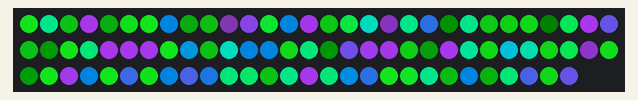
Simulated run of this sketch. Board: Arduino Mega 2560, built with avr-gcc and run on an emulated ATmega2560. Shown: 88 RGB LEDs in strip order, left to right, continuing on the next row. Dim RGB values are drawn brighter than linear; random numbers use the default seed unless the sketch sets one.

Above: at 0.15 s.
At 4.11 s:
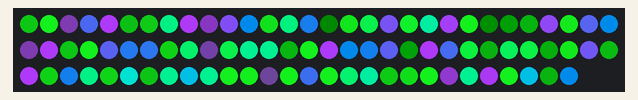
At 8.97 s:
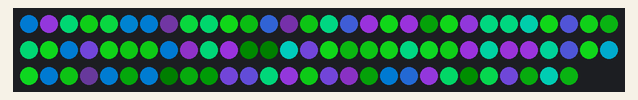
At 17.8 s:
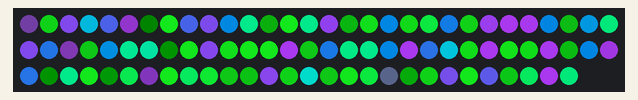
At 28.14 s:
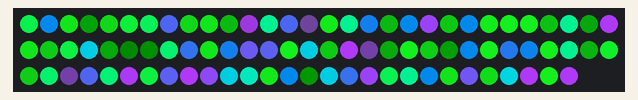
At 38.48 s:
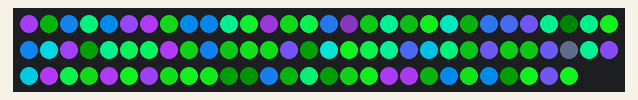

The sketch:

aurora_algorithm6.ino
```cpp
#include <FastLED.h>

#define NUM_LEDS  88
#define LED_PIN   22

CRGB leds[NUM_LEDS];
uint8_t colorIndex[NUM_LEDS];

DEFINE_GRADIENT_PALETTE(aurora_gp) {
   0,     0,   10,    0,  //black
   89,    20,  232,  30, //dark green
   135,   0,   234,  141,//bright green
   175,   1,   126,  213,//blue
   225,   181, 61,   255,//purple
   255,   141, 1,    196 //dark purple
   };

CRGBPalette16 greenblue = aurora_gp;

void setup() {
  FastLED.addLeds<WS2812B, LED_PIN, GRB>(leds, NUM_LEDS);
  FastLED.setBrightness(250);

  //Fill the colorIndex array with random numbers
  for (int i = 0; i < NUM_LEDS; i++) {
    colorIndex[i] = random8();
  }
}

void loop() {

  //Creat a sin wave with period of 2 seconds (30bpm) to change the brightness of the strip
  uint8_t sinBeat = beatsin8(5, 150, 240, 0, 0);

  // Color each pixel from the palette using the index from colorIndex[]
  for (int i = 0; i < NUM_LEDS; i++) {
    leds[i] = ColorFromPalette(greenblue, colorIndex[i], sinBeat);
  }

  EVERY_N_MILLISECONDS(5){
    for (int i = 0; i < NUM_LEDS; i++) {
      colorIndex[i]++;
    }
  }
  FastLED.show();
}
```
